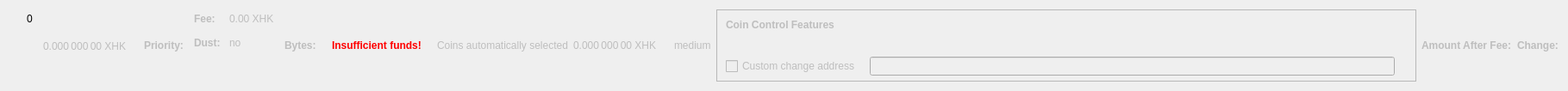
    <widget class="QWidget" name="dummyHideWidget" native="true">
     <property name="maximumSize">
      <size>
       <width>100</width>
       <height>22</height>
      </size>
     </property>
     <layout class="QHBoxLayout" name="dummyHideLayout">
      <item>
       <layout class="QFormLayout" name="formLayoutCoinControl1">
        <property name="horizontalSpacing">
         <number>10</number>
        </property>
        <property name="verticalSpacing">
         <number>14</number>
        </property>
        <property name="leftMargin">
         <number>10</number>
        </property>
        <property name="topMargin">
         <number>4</number>
        </property>
        <property name="rightMargin">
         <number>6</number>
        </property>
        <item row="0" column="1">
         <widget class="QLabel" name="labelCoinControlBytes">
          <property name="cursor">
           <cursorShape>IBeamCursor</cursorShape>
          </property>
          <property name="contextMenuPolicy">
           <enum>Qt::ActionsContextMenu</enum>
          </property>
          <property name="text">
           <string notr="true">0</string>
          </property>
          <property name="textInteractionFlags">
           <set>Qt::LinksAccessibleByMouse|Qt::TextSelectableByKeyboard|Qt::TextSelectableByMouse</set>
          </property>
         </widget>
        </item>
       </layout>
      </item>
      <item>
       <widget class="QLabel" name="labelCoinControlAfterFee">
        <property name="enabled">
         <bool>false</bool>
        </property>
        <property name="sizePolicy">
         <sizepolicy hsizetype="Fixed" vsizetype="Fixed">
          <horstretch>0</horstretch>
          <verstretch>0</verstretch>
         </sizepolicy>
        </property>
        <property name="minimumSize">
         <size>
          <width>111</width>
          <height>12</height>
         </size>
        </property>
        <property name="maximumSize">
         <size>
          <width>111</width>
          <height>12</height>
         </size>
        </property>
        <property name="cursor">
         <cursorShape>IBeamCursor</cursorShape>
        </property>
        <property name="contextMenuPolicy">
         <enum>Qt::ActionsContextMenu</enum>
        </property>
        <property name="text">
         <string notr="true">0.000 000 00 XHK</string>
        </property>
        <property name="textInteractionFlags">
         <set>Qt::LinksAccessibleByMouse|Qt::TextSelectableByKeyboard|Qt::TextSelectableByMouse</set>
        </property>
       </widget>
      </item>
      <item>
       <widget class="QLabel" name="labelCoinControlPriorityText">
        <property name="enabled">
         <bool>false</bool>
        </property>
        <property name="font">
         <font>
          <weight>75</weight>
          <bold>true</bold>
         </font>
        </property>
        <property name="text">
         <string>Priority:</string>
        </property>
       </widget>
      </item>
      <item>
       <layout class="QHBoxLayout" name="horizontalLayout"/>
      </item>
      <item>
       <layout class="QFormLayout" name="formLayoutCoinControl3">
        <property name="horizontalSpacing">
         <number>10</number>
        </property>
        <property name="verticalSpacing">
         <number>14</number>
        </property>
        <property name="leftMargin">
         <number>6</number>
        </property>
        <property name="topMargin">
         <number>4</number>
        </property>
        <property name="rightMargin">
         <number>6</number>
        </property>
        <item row="0" column="0">
         <widget class="QLabel" name="labelCoinControlFeeText">
          <property name="enabled">
           <bool>false</bool>
          </property>
          <property name="font">
           <font>
            <weight>75</weight>
            <bold>true</bold>
           </font>
          </property>
          <property name="text">
           <string>Fee:</string>
          </property>
          <property name="margin">
           <number>0</number>
          </property>
         </widget>
        </item>
        <item row="0" column="1">
         <widget class="QLabel" name="labelCoinControlFee">
          <property name="enabled">
           <bool>false</bool>
          </property>
          <property name="cursor">
           <cursorShape>IBeamCursor</cursorShape>
          </property>
          <property name="contextMenuPolicy">
           <enum>Qt::ActionsContextMenu</enum>
          </property>
          <property name="text">
           <string notr="true">0.00 XHK</string>
          </property>
          <property name="textInteractionFlags">
           <set>Qt::LinksAccessibleByMouse|Qt::TextSelectableByKeyboard|Qt::TextSelectableByMouse</set>
          </property>
         </widget>
        </item>
        <item row="1" column="0">
         <widget class="QLabel" name="labelCoinControlLowOutputText">
          <property name="enabled">
           <bool>false</bool>
          </property>
          <property name="font">
           <font>
            <weight>75</weight>
            <bold>true</bold>
           </font>
          </property>
          <property name="text">
           <string>Dust:</string>
          </property>
         </widget>
        </item>
        <item row="1" column="1">
         <widget class="QLabel" name="labelCoinControlLowOutput">
          <property name="enabled">
           <bool>false</bool>
          </property>
          <property name="cursor">
           <cursorShape>IBeamCursor</cursorShape>
          </property>
          <property name="contextMenuPolicy">
           <enum>Qt::ActionsContextMenu</enum>
          </property>
          <property name="text">
           <string>no</string>
          </property>
          <property name="textInteractionFlags">
           <set>Qt::LinksAccessibleByMouse|Qt::TextSelectableByKeyboard|Qt::TextSelectableByMouse</set>
          </property>
         </widget>
        </item>
       </layout>
      </item>
      <item>
       <widget class="QLabel" name="labelCoinControlBytesText">
        <property name="enabled">
         <bool>false</bool>
        </property>
        <property name="font">
         <font>
          <weight>75</weight>
          <bold>true</bold>
         </font>
        </property>
        <property name="text">
         <string>Bytes:</string>
        </property>
       </widget>
      </item>
      <item>
       <layout class="QFormLayout" name="formLayoutCoinControl2">
        <property name="horizontalSpacing">
         <number>10</number>
        </property>
        <property name="verticalSpacing">
         <number>14</number>
        </property>
        <property name="leftMargin">
         <number>6</number>
        </property>
        <property name="topMargin">
         <number>4</number>
        </property>
        <property name="rightMargin">
         <number>6</number>
        </property>
       </layout>
      </item>
      <item>
       <layout class="QHBoxLayout" name="horizontalLayoutCoinControl2">
        <property name="spacing">
         <number>8</number>
        </property>
        <property name="bottomMargin">
         <number>10</number>
        </property>
       </layout>
      </item>
      <item>
       <widget class="QLabel" name="labelCoinControlInsuffFunds">
        <property name="enabled">
         <bool>false</bool>
        </property>
        <property name="minimumSize">
         <size>
          <width>0</width>
          <height>0</height>
         </size>
        </property>
        <property name="font">
         <font>
          <weight>75</weight>
          <bold>true</bold>
         </font>
        </property>
        <property name="styleSheet">
         <string notr="true">color:red;font-weight:bold;</string>
        </property>
        <property name="text">
         <string>Insufficient funds!</string>
        </property>
        <property name="margin">
         <number>5</number>
        </property>
       </widget>
      </item>
      <item>
       <layout class="QFormLayout" name="formLayoutCoinControl4">
        <property name="horizontalSpacing">
         <number>10</number>
        </property>
        <property name="verticalSpacing">
         <number>14</number>
        </property>
        <property name="leftMargin">
         <number>6</number>
        </property>
        <property name="topMargin">
         <number>4</number>
        </property>
        <property name="rightMargin">
         <number>6</number>
        </property>
       </layout>
      </item>
      <item>
       <widget class="QLabel" name="labelCoinControlAutomaticallySelected">
        <property name="enabled">
         <bool>false</bool>
        </property>
        <property name="sizePolicy">
         <sizepolicy hsizetype="Fixed" vsizetype="Fixed">
          <horstretch>0</horstretch>
          <verstretch>0</verstretch>
         </sizepolicy>
        </property>
        <property name="minimumSize">
         <size>
          <width>0</width>
          <height>0</height>
         </size>
        </property>
        <property name="maximumSize">
         <size>
          <width>240</width>
          <height>16777215</height>
         </size>
        </property>
        <property name="text">
         <string>Coins automatically selected</string>
        </property>
        <property name="margin">
         <number>5</number>
        </property>
       </widget>
      </item>
      <item>
       <widget class="QLabel" name="labelCoinControlChange">
        <property name="enabled">
         <bool>false</bool>
        </property>
        <property name="sizePolicy">
         <sizepolicy hsizetype="Fixed" vsizetype="Fixed">
          <horstretch>0</horstretch>
          <verstretch>0</verstretch>
         </sizepolicy>
        </property>
        <property name="minimumSize">
         <size>
          <width>111</width>
          <height>0</height>
         </size>
        </property>
        <property name="maximumSize">
         <size>
          <width>111</width>
          <height>16777215</height>
         </size>
        </property>
        <property name="cursor">
         <cursorShape>IBeamCursor</cursorShape>
        </property>
        <property name="contextMenuPolicy">
         <enum>Qt::ActionsContextMenu</enum>
        </property>
        <property name="text">
         <string notr="true">0.000 000 00 XHK</string>
        </property>
        <property name="textInteractionFlags">
         <set>Qt::LinksAccessibleByMouse|Qt::TextSelectableByKeyboard|Qt::TextSelectableByMouse</set>
        </property>
       </widget>
      </item>
      <item>
       <widget class="QLabel" name="labelCoinControlPriority">
        <property name="enabled">
         <bool>false</bool>
        </property>
        <property name="cursor">
         <cursorShape>IBeamCursor</cursorShape>
        </property>
        <property name="contextMenuPolicy">
         <enum>Qt::ActionsContextMenu</enum>
        </property>
        <property name="text">
         <string>medium</string>
        </property>
        <property name="textInteractionFlags">
         <set>Qt::LinksAccessibleByMouse|Qt::TextSelectableByKeyboard|Qt::TextSelectableByMouse</set>
        </property>
       </widget>
      </item>
      <item>
       <widget class="QFrame" name="frameCoinControl">
        <property name="sizePolicy">
         <sizepolicy hsizetype="Expanding" vsizetype="Expanding">
          <horstretch>0</horstretch>
          <verstretch>0</verstretch>
         </sizepolicy>
        </property>
        <property name="maximumSize">
         <size>
          <width>16777215</width>
          <height>16777215</height>
         </size>
        </property>
        <property name="frameShape">
         <enum>QFrame::StyledPanel</enum>
        </property>
        <property name="frameShadow">
         <enum>QFrame::Sunken</enum>
        </property>
        <layout class="QVBoxLayout" name="verticalLayoutCoinControl2_2">
         <property name="spacing">
          <number>0</number>
         </property>
         <property name="leftMargin">
          <number>0</number>
         </property>
         <property name="topMargin">
          <number>0</number>
         </property>
         <property name="rightMargin">
          <number>0</number>
         </property>
         <property name="bottomMargin">
          <number>6</number>
         </property>
         <item>
          <layout class="QVBoxLayout" name="verticalLayoutCoinControl" stretch="0,0,0,1">
           <property name="spacing">
            <number>0</number>
           </property>
           <property name="leftMargin">
            <number>10</number>
           </property>
           <property name="topMargin">
            <number>10</number>
           </property>
           <item>
            <layout class="QHBoxLayout" name="horizontalLayoutCoinControl1">
             <property name="bottomMargin">
              <number>15</number>
             </property>
             <item>
              <widget class="QLabel" name="labelCoinControlFeatures">
               <property name="enabled">
                <bool>false</bool>
               </property>
               <property name="sizePolicy">
                <sizepolicy hsizetype="Preferred" vsizetype="Maximum">
                 <horstretch>0</horstretch>
                 <verstretch>0</verstretch>
                </sizepolicy>
               </property>
               <property name="font">
                <font>
                 <weight>75</weight>
                 <bold>true</bold>
                </font>
               </property>
               <property name="styleSheet">
                <string notr="true">font-weight:bold;</string>
               </property>
               <property name="text">
                <string>Coin Control Features</string>
               </property>
              </widget>
             </item>
            </layout>
           </item>
           <item>
            <widget class="QWidget" name="widgetCoinControl" native="true">
             <property name="sizePolicy">
              <sizepolicy hsizetype="Preferred" vsizetype="Preferred">
               <horstretch>0</horstretch>
               <verstretch>0</verstretch>
              </sizepolicy>
             </property>
             <property name="minimumSize">
              <size>
               <width>0</width>
               <height>0</height>
              </size>
             </property>
             <property name="styleSheet">
              <string notr="true"/>
             </property>
             <layout class="QHBoxLayout" name="horizontalLayoutCoinControl5_2">
              <property name="leftMargin">
               <number>0</number>
              </property>
              <property name="topMargin">
               <number>0</number>
              </property>
              <property name="rightMargin">
               <number>0</number>
              </property>
              <property name="bottomMargin">
               <number>0</number>
              </property>
              <item>
               <layout class="QHBoxLayout" name="horizontalLayoutCoinControl3">
                <property name="spacing">
                 <number>20</number>
                </property>
                <property name="topMargin">
                 <number>0</number>
                </property>
                <property name="bottomMargin">
                 <number>10</number>
                </property>
               </layout>
              </item>
             </layout>
            </widget>
           </item>
           <item>
            <layout class="QHBoxLayout" name="horizontalLayoutCoinControl4" stretch="0,0,0">
             <property name="spacing">
              <number>12</number>
             </property>
             <property name="sizeConstraint">
              <enum>QLayout::SetDefaultConstraint</enum>
             </property>
             <property name="topMargin">
              <number>5</number>
             </property>
             <property name="rightMargin">
              <number>5</number>
             </property>
             <item>
              <widget class="QCheckBox" name="checkBoxCoinControlChange">
               <property name="enabled">
                <bool>false</bool>
               </property>
               <property name="toolTip">
                <string>If this is activated, but the change address is empty or invalid, change will be sent to a newly generated address.</string>
               </property>
               <property name="text">
                <string>Custom change address</string>
               </property>
              </widget>
             </item>
             <item>
              <widget class="QValidatedLineEdit" name="lineEditCoinControlChange">
               <property name="enabled">
                <bool>false</bool>
               </property>
               <property name="sizePolicy">
                <sizepolicy hsizetype="Expanding" vsizetype="Fixed">
                 <horstretch>0</horstretch>
                 <verstretch>0</verstretch>
                </sizepolicy>
               </property>
              </widget>
             </item>
             <item>
              <widget class="QLabel" name="labelCoinControlChangeLabel_2">
               <property name="sizePolicy">
                <sizepolicy hsizetype="Preferred" vsizetype="Expanding">
                 <horstretch>0</horstretch>
                 <verstretch>0</verstretch>
                </sizepolicy>
               </property>
               <property name="minimumSize">
                <size>
                 <width>0</width>
                 <height>0</height>
                </size>
               </property>
               <property name="text">
                <string/>
               </property>
               <property name="margin">
                <number>3</number>
               </property>
              </widget>
             </item>
            </layout>
           </item>
           <item>
            <spacer name="verticalSpacerCoinControl">
             <property name="orientation">
              <enum>Qt::Vertical</enum>
             </property>
             <property name="sizeHint" stdset="0">
              <size>
               <width>800</width>
               <height>1</height>
              </size>
             </property>
            </spacer>
           </item>
          </layout>
         </item>
        </layout>
       </widget>
      </item>
      <item>
       <widget class="QLabel" name="labelCoinControlAfterFeeText">
        <property name="enabled">
         <bool>false</bool>
        </property>
        <property name="minimumSize">
         <size>
          <width>0</width>
          <height>0</height>
         </size>
        </property>
        <property name="maximumSize">
         <size>
          <width>16777215</width>
          <height>16777215</height>
         </size>
        </property>
        <property name="font">
         <font>
          <weight>75</weight>
          <bold>true</bold>
         </font>
        </property>
        <property name="text">
         <string>Amount After Fee:</string>
        </property>
        <property name="alignment">
         <set>Qt::AlignLeading|Qt::AlignLeft|Qt::AlignVCenter</set>
        </property>
        <property name="margin">
         <number>0</number>
        </property>
       </widget>
      </item>
      <item>
       <widget class="QLabel" name="labelCoinControlChangeText">
        <property name="enabled">
         <bool>false</bool>
        </property>
        <property name="sizePolicy">
         <sizepolicy hsizetype="Preferred" vsizetype="Preferred">
          <horstretch>0</horstretch>
          <verstretch>0</verstretch>
         </sizepolicy>
        </property>
        <property name="minimumSize">
         <size>
          <width>0</width>
          <height>0</height>
         </size>
        </property>
        <property name="maximumSize">
         <size>
          <width>16777215</width>
          <height>16777215</height>
         </size>
        </property>
        <property name="font">
         <font>
          <weight>75</weight>
          <bold>true</bold>
         </font>
        </property>
        <property name="text">
         <string>Change:</string>
        </property>
        <property name="alignment">
         <set>Qt::AlignLeading|Qt::AlignLeft|Qt::AlignVCenter</set>
        </property>
       </widget>
      </item>
     </layout>
    </widget>
